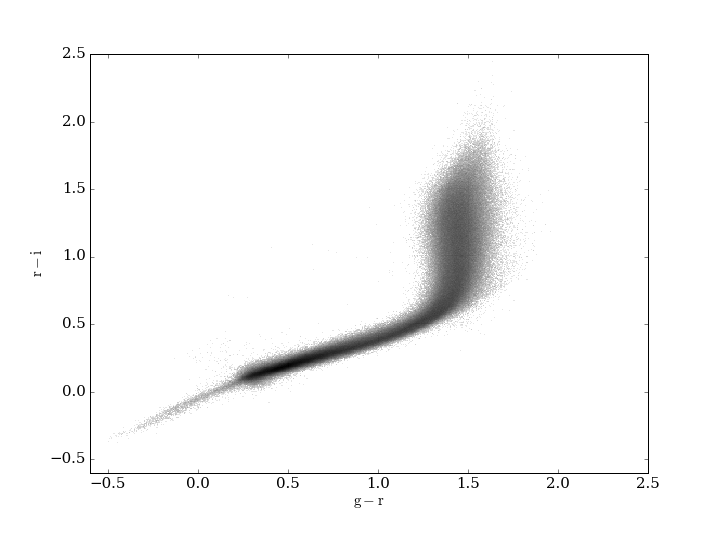

The script that drew this image:
"""
SDSS Stripe 82 Hess Diagram
---------------------------
Figure 1.10.
A Hess diagram of the r-i vs. g-r colors for the entire set of SDSS Stripe 82
standard stars. The pixels are colored with a logarithmic scaling;
cf. figures 1.6 and 1.9.
"""
# Author: Jake VanderPlas
# License: BSD
#   The figure produced by this code is published in the textbook
#   "Statistics, Data Mining, and Machine Learning in Astronomy" (2013)
#   For more information, see http://astroML.github.com
#   To report a bug or issue, use the following forum:
#    https://groups.google.com/forum/#!forum/astroml-general
import numpy as np
from matplotlib import pyplot as plt
from astroML.datasets import fetch_sdss_S82standards

#----------------------------------------------------------------------
# This function adjusts matplotlib settings for a uniform feel in the textbook.
# Note that with usetex=True, fonts are rendered with LaTeX.  This may
# result in an error if LaTeX is not installed on your system.  In that case,
# you can set usetex to False.
from astroML.plotting import setup_text_plots
setup_text_plots(fontsize=15, usetex=False)

#------------------------------------------------------------
# Fetch the stripe 82 data
data = fetch_sdss_S82standards()

g = data['mmu_g']
r = data['mmu_r']
i = data['mmu_i']

#------------------------------------------------------------
# Compute and plot the 2D histogram
H, xbins, ybins = np.histogram2d(g - r, r - i,
                                 bins=(np.linspace(-0.5, 2.5, 500),
                                       np.linspace(-0.5, 2.5, 500)))

# Create a black and white color map where bad data (NaNs) are white
cmap = plt.cm.binary
cmap.set_bad('w', 1.)

# Use the image display function imshow() to plot the result
fig, ax = plt.subplots(figsize=(10, 7.5))
H[H == 0] = 1  # prevent warnings in log10
ax.imshow(np.log10(H).T, origin='lower',
          extent=[xbins[0], xbins[-1], ybins[0], ybins[-1]],
          cmap=cmap, interpolation='nearest',
          aspect='auto')

ax.set_xlabel(r'${\rm g - r}$')
ax.set_ylabel(r'${\rm r - i}$')

ax.set_xlim(-0.6, 2.5)
ax.set_ylim(-0.6, 2.5)

plt.show()
